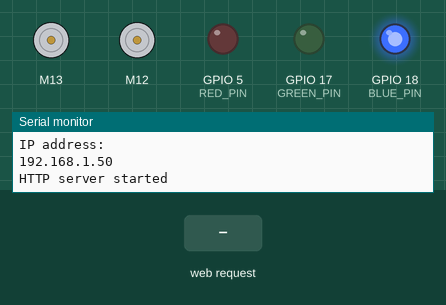
Recording of a sketch running on a simulated ESP32. Shown: 2 × DC motor (green arrow = forward, orange = backward, longer = faster), output pins drawn as LEDs (lit = HIGH), the last lines printed to the serial monitor. Inputs (shaded band) come from the test bench. WiFi joins after 1.5 s; servers stay silent unless stated.

Above: at 2.7 s.
2.8 s: HTTP request GET /up received
At 2.95 s:
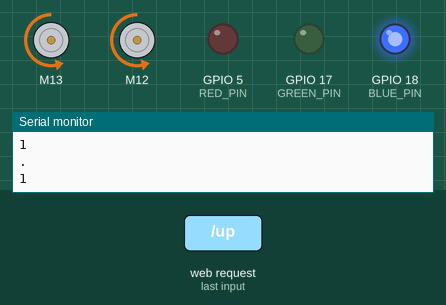
4.6 s: HTTP request GET /down received
At 4.75 s:
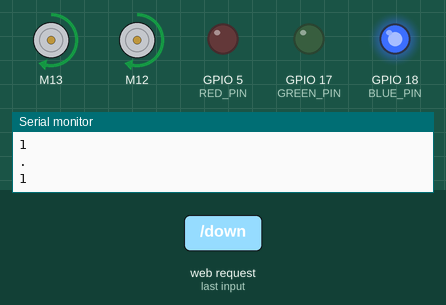
6.4 s: HTTP request GET /left received
At 6.7 s:
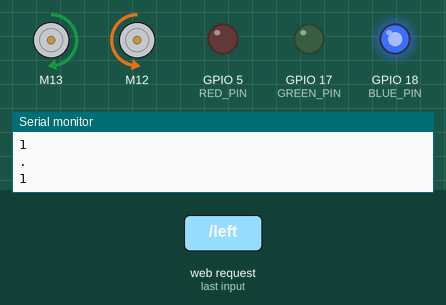
8.4 s: HTTP request GET /right received
At 8.8 s:
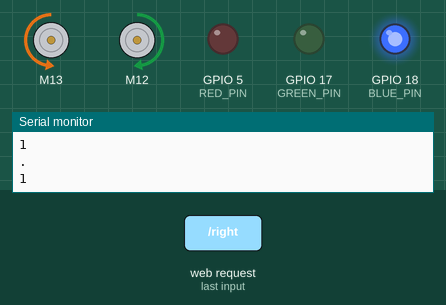
Timing chart, 0 to 11.4 s (numbered marks = the images above; inputs shaded):
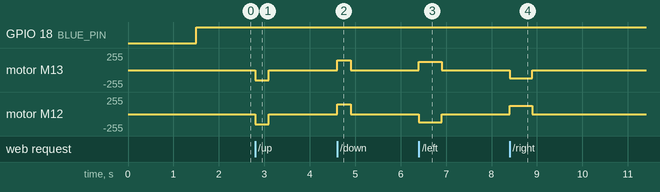

The sketch:

esp32_server.ino
```cpp
#include <WiFi.h>
#include <TB6612_ESP32.h>

//Hotspot connection credentials
const char* ssid = "your_network_id";
const char* password = "your_network_password";

//Set a static IP to the board
IPAddress staticIP(172, 20, 10, 5);
IPAddress gateway(172, 20, 10, 1);
IPAddress subnet(255, 255, 255, 0);
IPAddress dns(8, 8, 8, 8);

//Web server listening on port 80
WiFiServer server(80);

// Function declarations
void handleUp(WiFiClient client);
void handleUpLonger(WiFiClient client);
void handleDown(WiFiClient client);
void handleDownLonger(WiFiClient client);
void handleLeft(WiFiClient client);
void handleRight(WiFiClient client);

//Motor Driver pin definitions
#define AIN1 13
#define BIN1 12
#define AIN2 14
#define BIN2 27
#define PWMA 26
#define PWMB 25
#define STBY 33
#define RED_PIN 5
#define GREEN_PIN 17
#define BLUE_PIN 18

const int offsetA = 1;
const int offsetB = 1;

Motor motor1 = Motor(AIN1, AIN2, PWMA, offsetA, STBY,5000 ,8,1 );
Motor motor2 = Motor(BIN1, BIN2, PWMB, offsetB, STBY,5000 ,8,2 );

void setup() {
  Serial.begin(115200);

  Serial.print("Connecting to ");
  Serial.println(ssid);

  WiFi.config(staticIP, gateway, subnet, dns);
  WiFi.begin(ssid, password);

  while (WiFi.status() != WL_CONNECTED) {
    delay(500);
    Serial.println("Connecting to WiFi...");
  }

  Serial.println("WiFi connected");
  Serial.println("IP address: ");
  Serial.println(WiFi.localIP());

  server.begin();
  Serial.println("HTTP server started");

  //Set LED's pins modes
  pinMode(RED_PIN, OUTPUT);

  pinMode(GREEN_PIN, OUTPUT);

  pinMode(BLUE_PIN, OUTPUT);
}

void loop() {
  WiFiClient client = server.available();

  //Values are reversed, 0 actually meaning 255
  analogWrite(RED_PIN,   0);
  analogWrite(GREEN_PIN, 0);
  analogWrite(BLUE_PIN,  255);

  if (client) {
    Serial.println("New client");
    String currentLine = "";

    while (client.connected()) {
      if (client.available()) {
        char c = client.read();
        currentLine += c;
        Serial.println(c);
        if (c == '\n') {
          if (currentLine.startsWith("GET /up")) {
            handleUp(client);
          } else if (currentLine.startsWith("GET /down")) {
            handleDown(client);
          } else if (currentLine.startsWith("GET /left")) {
            handleLeft(client);
          } else if (currentLine.startsWith("GET /right")) {
            handleRight(client);
          } else if (currentLine.startsWith("GET /longerup")) {
            handleUpLonger(client);
          } else if (currentLine.startsWith("GET /longerdown")) {
            handleDownLonger(client);
          }
          break;
        }
      }
    }

    // Close the connection after request handled
    client.stop();

    Serial.println("Client disconnected.");
  }
}

void handleUp(WiFiClient client) {
  forward(motor1, motor2, -150);
  delay(300);
  brake(motor1, motor2);
  Serial.println("Up action handled");
  client.println("HTTP/1.1 200 OK");
  client.println("Content-type:text/plain");
  client.println("Connection: close");
  client.println();
  client.println("Up action handled");
}

void handleUpLonger(WiFiClient client) {
  forward(motor1, motor2, -150);
  delay(1000);
  brake(motor1, motor2);
  Serial.println("Up action handled");
  client.println("HTTP/1.1 200 OK");
  client.println("Content-type:text/plain");
  client.println("Connection: close");
  client.println();
  client.println("Up action handled");
}

void handleDown(WiFiClient client) {
  forward(motor1, motor2, 150);
  delay(300);
  brake(motor1, motor2);
  Serial.println("Down action handled");
  client.println("HTTP/1.1 200 OK");
  client.println("Content-type:text/plain");
  client.println("Connection: close");
  client.println();
  client.println("Down action handled");
}

void handleDownLonger(WiFiClient client) {
  forward(motor1, motor2, 150);
  delay(1000);
  brake(motor1, motor2);
  Serial.println("Down action handled");
  client.println("HTTP/1.1 200 OK");
  client.println("Content-type:text/plain");
  client.println("Connection: close");
  client.println();
  client.println("Down action handled");
}

void handleLeft(WiFiClient client) {
  right(motor1, motor2, 255);
  delay(500);
  brake(motor1, motor2);
  Serial.println("Left action handled");
  client.println("HTTP/1.1 200 OK");
  client.println("Content-type:text/plain");
  client.println("Connection: close");
  client.println();
  client.println("Left action handled");
}

void handleRight(WiFiClient client) {
  left(motor1, motor2, 255);
  delay(500);
  brake(motor1, motor2);
  Serial.println("Right action handled");
  client.println("HTTP/1.1 200 OK");
  client.println("Content-type:text/plain");
  client.println("Connection: close");
  client.println();
  client.println("Right action handled");
}
```

Measured:
- after the input at 2.8 s, motor M13, motor M12: stopped → backward 150/255 at once, → stopped 0.30 s later
- after the input at 4.6 s, motor M13, motor M12: stopped → forward 150/255 at once, → stopped 0.30 s later
- after the input at 6.4 s, motor M13: stopped → forward 127/255 at once, → stopped 0.50 s later; motor M12: stopped → backward 127/255 at once, → stopped 0.50 s later
- after the input at 8.4 s, motor M13: stopped → backward 127/255 at once, → stopped 0.50 s later; motor M12: stopped → forward 127/255 at once, → stopped 0.50 s later
